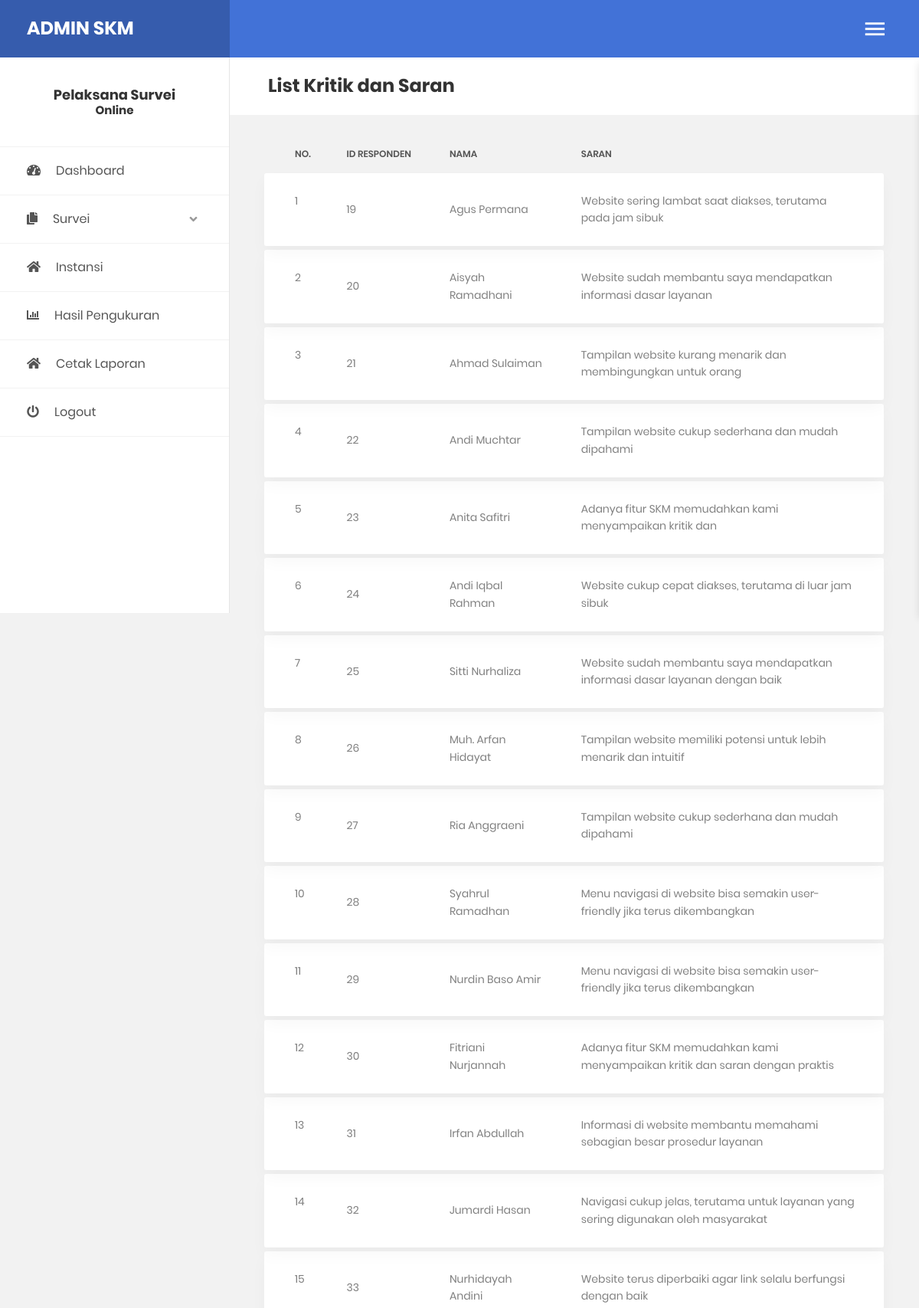
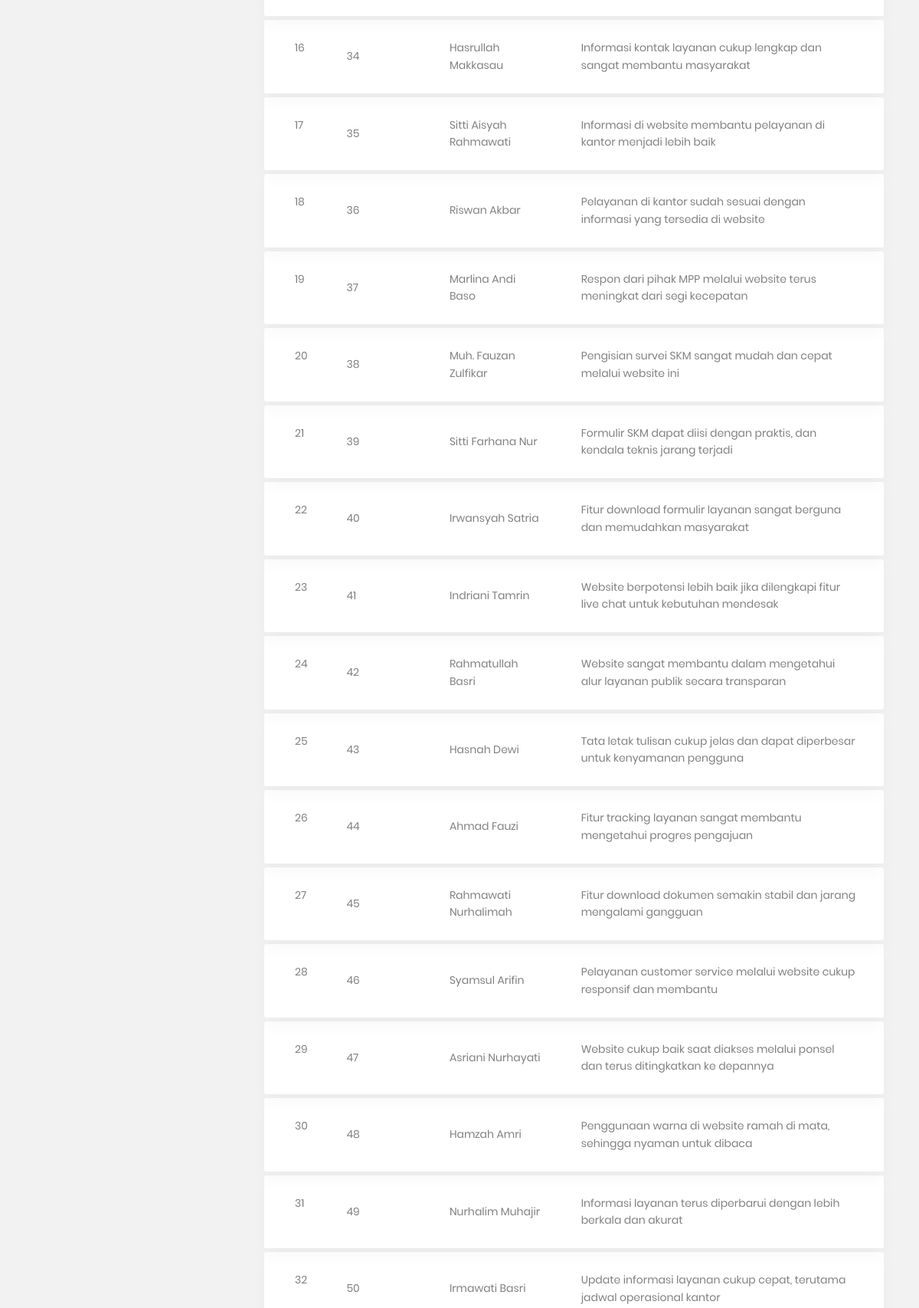
Page /admin/index.php?page=saran.php (signed in, upper part) on the committed database (2 pictures, top to bottom).
### tables this page shows
CREATE TABLE `data_responden` (
  `id_responden` int NOT NULL,
  `no_wa` varchar(20) NOT NULL,
  `id_instansi` int NOT NULL,
  `nama_responden` varchar(50) NOT NULL,
  `jkel` enum('Laki-laki','Perempuan') NOT NULL,
  `pekerjaan` varchar(50) NOT NULL,
  `pendidikan` varchar(50) NOT NULL,
  `saran` text NOT NULL,
  `status_responden` enum('belum','selesai','tanggapi') NOT NULL,
  `tgl_responden` timestamp NOT NULL DEFAULT CURRENT_TIMESTAMP ON UPDATE CURRENT_TIMESTAMP
);

### admin/saran.php (the view, shortened to what this page needs)
<section class="au-breadcrumb m-t-75">
               <div class="section__content section__content--p30">
                   <div class="container-fluid">
                       <div class="row">
                           <div class="col-md-12">
                               <div class="au-breadcrumb-content">
                                   <div class="au-breadcrumb-left">
                                       <ul class="list-unstyled list-inline au-breadcrumb__list">
                                       <h3 class="text-xl font-bold text-bold">List Kritik dan Saran</h3>
                                       </ul>
                                   </div>
                               </div>
                           </div>
                       </div>
                   </div>
               </div>
           </section>
<section>
               <div class="section__content section__content--p30">
                   <div class="container-fluid">
                       <div class="row">
                           <div class="col-md-12">
                               <br>
                               <div class="table-responsive table-responsive-data2">
                                   <table class="table table-data2">
                                       <thead>
                                           <tr>
                                               <th>No.</th>
                                               <th>ID responden</th>
                                               <th>Nama</th>
                                               <th>Saran</th>
                                           </tr>
                                       </thead>
                                       <tbody>
                                           <?php
                                           include("koneksi.php");
                                           $query=mysqli_query($conn,"select * from data_responden where status_responden!='belum' ");
                                           $nomor=1;
                                           while($data=mysqli_fetch_array($query))
                                           {
                                               echo"
                                               <tr class='tr-shadow'>
                                                   <td>$nomor</td>
                                                   <td>
                                                       $data[id_responden]
                                                   </td>
                                                   <td>
                                                       $data[nama_responden]
                                                   </td>
                                                   <td>
                                                       $data[saran]
                                                   </td>
                                               </tr>
                                               <tr class='spacer'></tr>
                                               ";
                                               $nomor++;
                                           }
                                           ?>
                                       </tbody>
                                   </table>
                               </div>
                           </div>
                       </div>
                   </div>
               </div>
</section>

### admin/saran.php (style rules this page uses)
th { white-space: nowrap; }

### rows in the picture
data_responden: id_responden "19", nama_responden "Agus Permana", saran "Website sering lambat saat diakses, terutama pada jam sibuk"
data_responden: id_responden "20", nama_responden "Aisyah Ramadhani", saran "Website sudah membantu saya mendapatkan informasi dasar layanan"
data_responden: id_responden "21", nama_responden "Ahmad Sulaiman", saran "Tampilan website kurang menarik dan membingungkan untuk orang"
data_responden: id_responden "22", nama_responden "Andi Muchtar", saran "Tampilan website cukup sederhana dan mudah dipahami"
data_responden: id_responden "23", nama_responden "Anita Safitri", saran "Adanya fitur SKM memudahkan kami menyampaikan kritik dan"
data_responden: id_responden "24", nama_responden "Andi Iqbal Rahman", saran "Website cukup cepat diakses, terutama di luar jam sibuk"
data_responden: id_responden "25", nama_responden "Sitti Nurhaliza", saran "Website sudah membantu saya mendapatkan informasi dasar layanan dengan baik"
data_responden: id_responden "26", nama_responden "Muh. Arfan Hidayat", saran "Tampilan website memiliki potensi untuk lebih menarik dan intuitif"
data_responden: id_responden "27", nama_responden "Ria Anggraeni", saran "Tampilan website cukup sederhana dan mudah dipahami"
data_responden: id_responden "28", nama_responden "Syahrul Ramadhan", saran "Menu navigasi di website bisa semakin user-friendly jika terus dikembangkan"
data_responden: id_responden "29", nama_responden "Nurdin Baso Amir", saran "Menu navigasi di website bisa semakin user-friendly jika terus dikembangkan"
data_responden: id_responden "30", nama_responden "Fitriani Nurjannah", saran "Adanya fitur SKM memudahkan kami menyampaikan kritik dan saran dengan praktis"
data_responden: id_responden "31", nama_responden "Irfan Abdullah", saran "Informasi di website membantu memahami sebagian besar prosedur layanan"
data_responden: id_responden "32", nama_responden "Jumardi Hasan", saran "Navigasi cukup jelas, terutama untuk layanan yang sering digunakan oleh masyarakat"
data_responden: id_responden "33", nama_responden "Nurhidayah Andini", saran "Website terus diperbaiki agar link selalu berfungsi dengan baik"
data_responden: id_responden "34", nama_responden "Hasrullah Makkasau", saran "Informasi kontak layanan cukup lengkap dan sangat membantu masyarakat"
data_responden: id_responden "35", nama_responden "Sitti Aisyah Rahmawati", saran "Informasi di website membantu pelayanan di kantor menjadi lebih baik"
data_responden: id_responden "36", nama_responden "Riswan Akbar", saran "Pelayanan di kantor sudah sesuai dengan informasi yang tersedia di website"
data_responden: id_responden "37", nama_responden "Marlina Andi Baso", saran "Respon dari pihak MPP melalui website terus meningkat dari segi kecepatan"
data_responden: id_responden "38", nama_responden "Muh. Fauzan Zulfikar", saran "Pengisian survei SKM sangat mudah dan cepat melalui website ini"
data_responden: id_responden "39", nama_responden "Sitti Farhana Nur", saran "Formulir SKM dapat diisi dengan praktis, dan kendala teknis jarang terjadi"
data_responden: id_responden "40", nama_responden "Irwansyah Satria", saran "Fitur download formulir layanan sangat berguna dan memudahkan masyarakat"
data_responden: id_responden "41", nama_responden "Indriani Tamrin", saran "Website berpotensi lebih baik jika dilengkapi fitur live chat untuk kebutuhan mendesak"
data_responden: id_responden "42", nama_responden "Rahmatullah Basri", saran "Website sangat membantu dalam mengetahui alur layanan publik secara transparan"
data_responden: id_responden "43", nama_responden "Hasnah Dewi", saran "Tata letak tulisan cukup jelas dan dapat diperbesar untuk kenyamanan pengguna"
data_responden: id_responden "44", nama_responden "Ahmad Fauzi", saran "Fitur tracking layanan sangat membantu mengetahui progres pengajuan"
data_responden: id_responden "45", nama_responden "Rahmawati Nurhalimah", saran "Fitur download dokumen semakin stabil dan jarang mengalami gangguan"
data_responden: id_responden "46", nama_responden "Syamsul Arifin", saran "Pelayanan customer service melalui website cukup responsif dan membantu"
data_responden: id_responden "47", nama_responden "Asriani Nurhayati", saran "Website cukup baik saat diakses melalui ponsel dan terus ditingkatkan ke depannya"
data_responden: id_responden "48", nama_responden "Hamzah Amri", saran "Penggunaan warna di website ramah di mata, sehingga nyaman untuk dibaca"
data_responden: id_responden "49", nama_responden "Nurhalim Muhajir", saran "Informasi layanan terus diperbarui dengan lebih berkala dan akurat"
data_responden: id_responden "50", nama_responden "Irmawati Basri", saran "Update informasi layanan cukup cepat, terutama jadwal operasional kantor"
